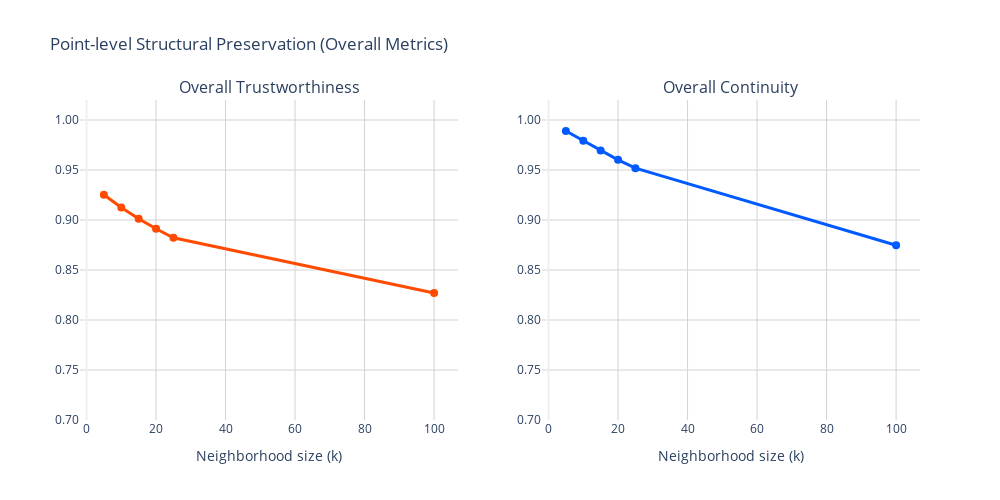

Notebook source saved alongside this figure:
### Code cell
import plotly.graph_objects as go
from plotly.subplots import make_subplots

# データの準備
k_list = [5, 10, 15, 20, 25, 100]
trust_scores = [0.9253, 0.9125, 0.9012, 0.8912, 0.8822, 0.8270]
cont_scores = [0.9890, 0.9792, 0.9694, 0.9602, 0.9518, 0.8747]

# サブプロットの作成 (1行2列)
fig = make_subplots(
    rows=1, cols=2, 
    subplot_titles=("Overall Trustworthiness", "Overall Continuity"),
    horizontal_spacing=0.1
)

# Trustworthiness (左)
fig.add_trace(
    go.Scatter(x=k_list, y=trust_scores, mode='lines+markers',
               line=dict(color='#FF4B00', width=3),
               marker=dict(size=8),
               name='Point-level Trustworthiness'),
    row=1, col=1
)

# Continuity (右)
fig.add_trace(
    go.Scatter(x=k_list, y=cont_scores, mode='lines+markers',
               line=dict(color='#005AFF', width=3),
               marker=dict(size=8),
               name='Point-level Continuity'),
    row=1, col=2
)

# レイアウト設定
fig.update_layout(
    title_text="Point-level Structural Preservation (Overall Metrics)",
    height=500, width=1000,
    template="plotly_white",
    showlegend=False
)

fig.update_yaxes(range=[0.7, 1.02], tickformat=".2f", gridcolor='lightgrey')
fig.update_xaxes(title_text="Neighborhood size (k)", gridcolor='lightgrey')

fig.show()
# save
fig.write_image("point_level_structural_preservation_overall_metrics.png", scale=2)

### Figure 1 — Plotly figure (JSON) as saved in the notebook; plotly's stock layout.template omitted (floating-point values rounded to 4 significant figures)
{"data": [{"line": {"color": "#FF4B00", "width": 3}, "marker": {"size": 8}, "mode": "lines+markers", "name": "Point-level Trustworthiness", "type": "scatter", "x": [5, 10, 15, 20, 25, 100], "xaxis": "x", "y": [0.9253, 0.9125, 0.9012, 0.8912, 0.8822, 0.827], "yaxis": "y"}, {"line": {"color": "#005AFF", "width": 3}, "marker": {"size": 8}, "mode": "lines+markers", "name": "Point-level Continuity", "type": "scatter", "x": [5, 10, 15, 20, 25, 100], "xaxis": "x2", "y": [0.989, 0.9792, 0.9694, 0.9602, 0.9518, 0.8747], "yaxis": "y2"}], "layout": {"annotations": [{"font": {"size": 16}, "showarrow": false, "text": "Overall Trustworthiness", "x": 0.225, "xanchor": "center", "xref": "paper", "y": 1, "yanchor": "bottom", "yref": "paper"}, {"font": {"size": 16}, "showarrow": false, "text": "Overall Continuity", "x": 0.775, "xanchor": "center", "xref": "paper", "y": 1, "yanchor": "bottom", "yref": "paper"}], "height": 500, "showlegend": false, "title": {"text": "Point-level Structural Preservation (Overall Metrics)"}, "width": 1000, "xaxis": {"anchor": "y", "domain": [0, 0.45], "gridcolor": "lightgrey", "title": {"text": "Neighborhood size (k)"}}, "xaxis2": {"anchor": "y2", "domain": [0.55, 1], "gridcolor": "lightgrey", "title": {"text": "Neighborhood size (k)"}}, "yaxis": {"anchor": "x", "domain": [0, 1], "gridcolor": "lightgrey", "range": [0.7, 1.02], "tickformat": ".2f"}, "yaxis2": {"anchor": "x2", "domain": [0, 1], "gridcolor": "lightgrey", "range": [0.7, 1.02], "tickformat": ".2f"}}}
